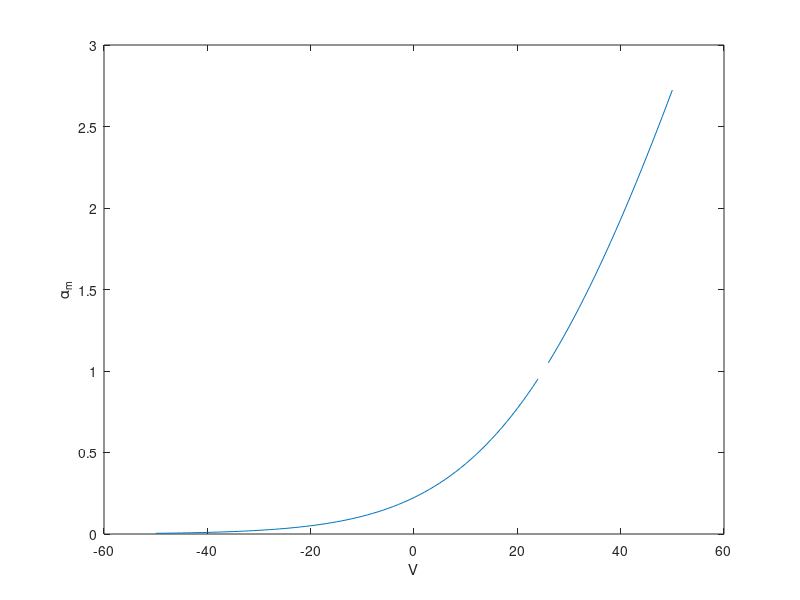
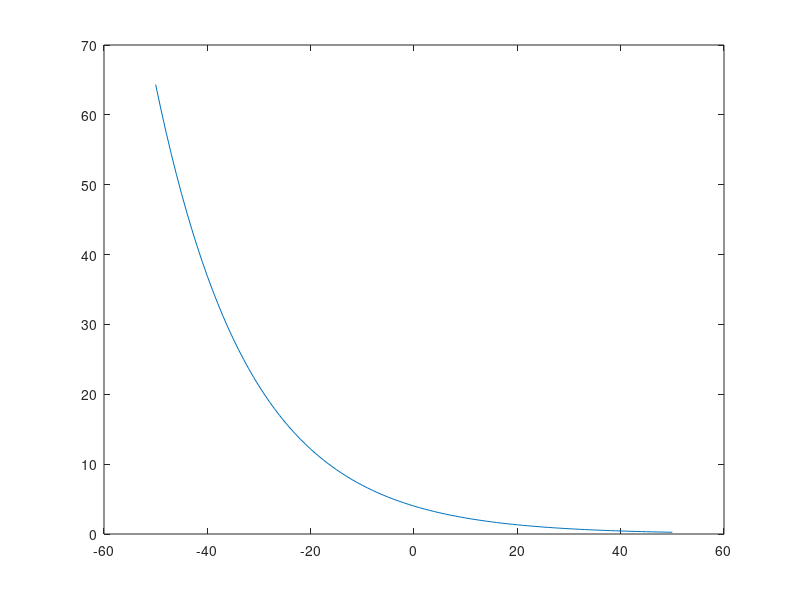
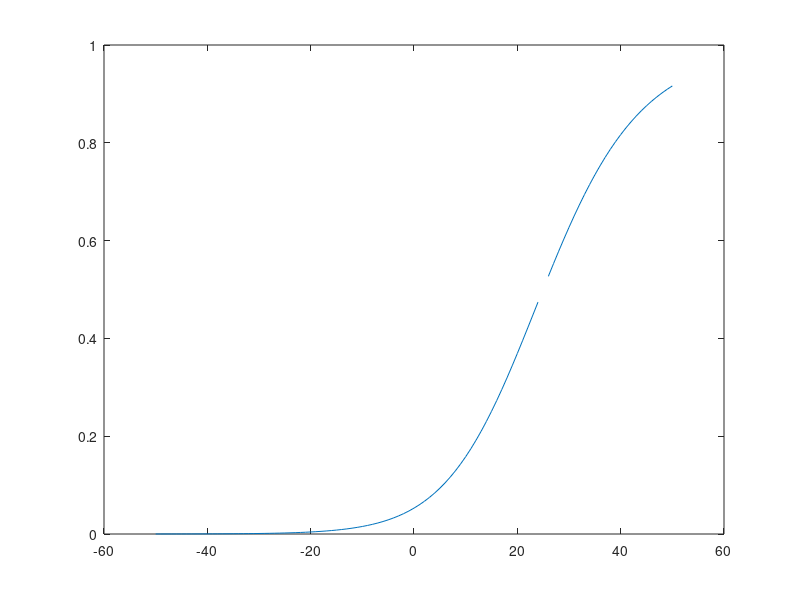

MATLAB code for these plots, in order:
clear; close all;
V = -50:50;
alpha_m = 0.1*(25-V)./(exp((25-V)/10)-1);
beta_m = 4*exp(-V/18);
m_inf = alpha_m./(alpha_m+beta_m);

plot(V, alpha_m)
xlabel('V'); ylabel('\alpha_m')
figure;
plot(V, beta_m)
figure;
plot(V, m_inf)
